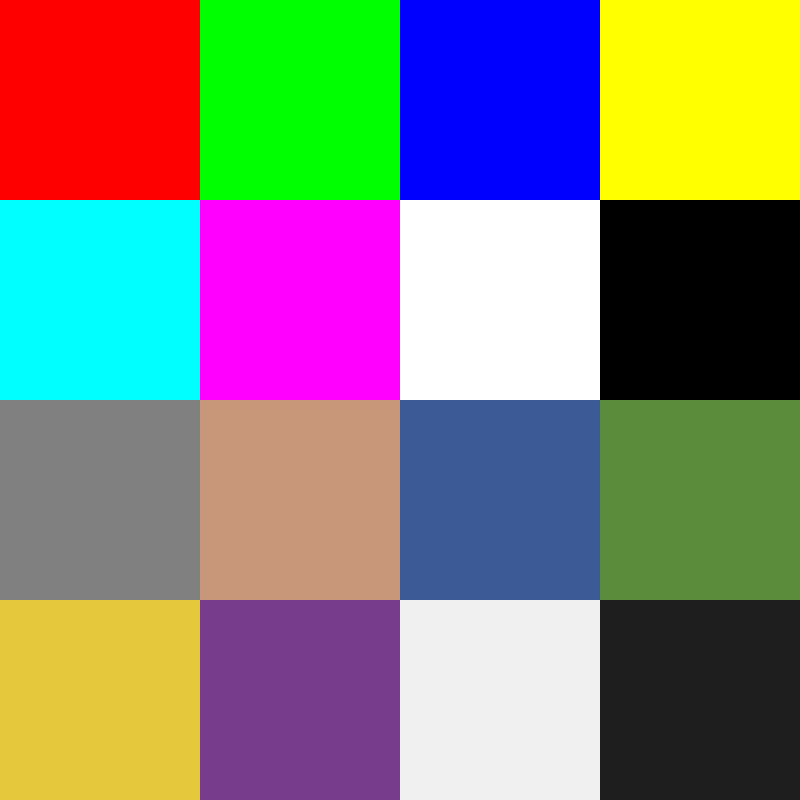
#> input picture tests/fixtures/golden_colab/forras.jpg, 800 x 800 px
$ python bench_spatial_effects_6687.py
#> lines starting #> are read from the running program, lines starting #| are printed output that depends on the picture
### src/picasapy/__init__.py
"""PicasaPy — modern, nyílt Picasa-utód.

**A verzió egyetlen igazságforrása a `pyproject.toml` (#642).** Korábban a
szám itt is le volt írva, és csak a `pyproject.toml`-t emelték kiadáskor — a
kettő 26 kiadásnyira szétcsúszott, a program `v0.6.86`-ot mutatott 0.7.35
helyett. Ez nem kozmetikai hiba: a felhasználó jóhiszeműen a kijelzett
verziót jelenti a hibabejelentésben, és az rossz nyomra viszi a keresést.

A feloldás sorrendje szándékosan a FORRÁSSAL kezd:

1. **`pyproject.toml`**, ha a forrásfából futunk — így a kijelzett szám azt
   azonosítja, ami TÉNYLEG fut, nem azt, amit legutóbb telepítettek;
2. **`_csomag_verzio.txt`** a PyInstaller-csomagban (windowsos telepítő,
   #6348) — ezt a `packaging/windows/picasapy.spec` írja a build idején;
3. **`importlib.metadata`** a telepített csomagnál (wheel, pipx);
4. végső esetben `"0.0.0+ismeretlen"` — jobb egy nyilvánvalóan hamis szám,
   mint egy hihető, de rossz.

A `pyproject.toml` a `release.yml`-ben SZÖVEGESEN olvasódik (`grep`), ezért
ott marad a szó szerinti szám; a `dynamic = ["version"]` irányba fordítás
elrontaná a kiadási munkafolyamatot.
"""

from __future__ import annotations

from pathlib import Path

_ISMERETLEN = "0.0.0+ismeretlen"


def _verzio_a_forrasbol() -> str | None:
    """A `pyproject.toml` verziója, ha a forrásfából futunk.

    A csomag a `src/picasapy/`-ban él, tehát a `pyproject.toml` két szinttel
    feljebb van. Telepített csomagnál ez a fájl nincs meg — ilyenkor None.
    """
    pyproject = Path(__file__).resolve().parents[2] / "pyproject.toml"
    try:
        nyers = pyproject.read_text(encoding="utf-8")
    except OSError:
        return None
    try:
        import tomllib  # stdlib 3.11+ — nincs új függőség
    except ImportError:  # pragma: no cover — a projekt 3.12+-t kér
        return None
    try:
        adat = tomllib.loads(nyers)
    except ValueError:
        return None
    ertek = adat.get("project", {}).get("version")
    return ertek if isinstance(ertek, str) and ertek else None


def _verzio_a_telepitesbol() -> str | None:
    from importlib.metadata import PackageNotFoundError, version

    try:
        return version("picasapy")
    except PackageNotFoundError:
        return None


#: #6348: a PyInstaller-csomag (windowsos telepítő) mellé a build EZT a fájlt
#: teszi, a `pyproject.toml` verziójával. A csomagban se `pyproject.toml`,
#: se telepítési metaadat nincs — e nélkül a program `0.0.0+ismeretlen`-t
#: mutatott, és a kijelzett szám a keresőmezőre lógott.
_CSOMAG_VERZIO_FAJL = "_csomag_verzio.txt"


def _verzio_a_csomagbol() -> str | None:
    try:
        ertek = (Path(__file__).parent / _CSOMAG_VERZIO_FAJL).read_text(encoding="utf-8").strip()
    except OSError:
        return None
    return ertek or None


__version__ = (
    _verzio_a_forrasbol()
    or _verzio_a_csomagbol()
    or _verzio_a_telepitesbol()
    or _ISMERETLEN
)

__all__ = ["__version__"]

### src/picasapy/lazy_cv2.py
"""LUSTA `cv2` — az OpenCV csak az első tényleges használatkor töltődik be.

## Miért

A #1601 mérése szerint az `import picasapy.app.application` **2435 ms**
valódi OpenCV-vel és **876 ms** azonnali cv2-pótlékkal: a levehető
költség ~1,5 másodperc **minden induláskor**, akkor is, ha a felhasználó
egyetlen effektet vagy arckeresést sem használ. Az eredeti Picasa 0–2 s
alatt elindul; a mi 5,2 másodpercünk felét ez az egy tétel adja (#1611).

## Miért nem elég egy helyen javítani

A #1601 kipróbálta a kézenfekvő utat (egyetlen lusta import az
`index/__init__.py`-ban) és **nulla nyereséget** kapott: az indulási
láncban **több mint harminc modul** importálja a cv2-t felső szinten, és
elég EGY, hogy a teljes költség beessen. A megoldás ezért nem egyetlen
hely javítása, hanem **egyetlen minta harminc helyen**:

    import cv2                     ->  from picasapy.lazy_cv2 import cv2

A modul-szintű `cv2.X` hivatkozások ettől nem változnak, csak a betöltés
csúszik az első attribútum-olvasásig.

## Miért nem gyorstárazza az attribútumokat

A kézenfekvő gyorsítás az volna, hogy a megtalált nevet a helyettes a
saját szótárába teszi, és a további hivatkozások oda esnek. **Ezt
szándékosan NEM tesszük**: onnantól a valódi modul foltozása
(`monkeypatch.setattr(cv2, "imencode", …)`) NEM látszana a helyettesen
át, mert a régi, elmentett függvény jönne vissza. A tesztjeink élnek
ezzel, és élesben is csendes, nehezen felderíthető eltérés lenne.

A továbbítás ára egy `__getattr__` + egy `getattr` hívásonként —
nagyságrendekkel kevesebb, mint bármelyik OpenCV-művelet maga.

## ⚠️ Az első betöltés SZÁLA számít (#2370)

A betöltés oda csúszik, ahol az első attribútum-olvasás történik — és ez
lehet egy háttérszál. Mérve: a main `windows 2/4` darabja hat egymást
követő futáson `0xC0000005`-tel omlott össze, mert a `cv2/__init__.py`
`bootstrap()`-ja (Windowson `sys.path`-módosítás + natív DLL-könyvtár)
egy export-munkaszálon futott, miközben a főszál szemetet gyűjtött.

Ezért: aki háttérszálat indít KÉPET DEKÓDOLÓ munkára, a hívó (GUI-)
szálon előbb hívja az `elore_betolt()`-öt. A közös
`worker_thread._start_background`-ba tenni TILOS: az visszahozná a
#1601-ben lemért ~1,5 másodpercet olyan munkákra is (mappapásztázás),
amelyek sosem nyúlnak az OpenCV-hez.

## ⚠️ Amit ez NEM old meg

Ha egy modul BETÖLTÉSKOR meg is HÍVJA a cv2-t (nem csak importálja), ott
a helyettes sem segít — a hívás azonnal behozza az OpenCV-t. Az ilyen
helyeket egyenként kell halasztani (ld. `thumbs/cache.py`
`_ffmpeg_elerheto()`).
"""

from __future__ import annotations

import threading
from typing import Any

__all__ = ["cv2", "betoltve", "elore_betolt"]


class _LustaModul:
    """Attribútum-továbbító helyettes egyetlen modul elé."""

    def __init__(self, nev: str) -> None:
        # NEM `self.x = ...`: a `__setattr__` alapértelmezett, de a nevet
        # aláhúzással tartjuk, hogy soha ne ütközzön egy cv2-attribútummal.
        object.__setattr__(self, "_modul_neve", nev)
        object.__setattr__(self, "_modul", None)
        # #2370: a betöltés ellenőriz-majd-cselekszik volt, zár nélkül. Két
        # háttérszál egyszerre léphetett be és mindkettő futtatta az
        # importot; a `threading.RLock` azért R, mert a `cv2` betöltése
        # a mi kódunkon át visszahívhat (a helyettesre néző modul-szintű
        # hivatkozások miatt), és az önmagára záródás holtpont lenne.
        object.__setattr__(self, "_zar", threading.RLock())

    # [20 lines left out: functions _betolt, __getattr__, not called in this run]

    def __dir__(self):
        return dir(self._betolt())

    # [7 lines left out: function __repr__, not called in this run]


#: A modulok ezt importálják `cv2` néven.
cv2 = _LustaModul("cv2")


# [13 lines left out: functions elore_betolt, betoltve, not called in this run]

### tools/benchmarks/bench_spatial_effects_6687.py
#!/usr/bin/env python3
"""Measure the eight spatial effects from issue #6687 on one fixed image.

Run from any directory, for example:
    python tools/benchmarks/bench_spatial_effects_6687.py --width 2560 --height 1707 --runs 3

The default input is a committed test fixture, resized with Pillow BICUBIC so
the benchmark does not depend on a machine-local photo or network mount.
"""

from __future__ import annotations

import argparse
import json
import os
import platform
import statistics
import subprocess
import sys
import time
from pathlib import Path
from typing import Callable

import numpy as np
from PIL import Image

ROOT = Path(__file__).resolve().parents[2]
DEFAULT_SOURCE = ROOT / "tests/fixtures/golden_colab/forras.jpg"
sys.path.insert(0, str(ROOT / "src"))
_WORKER_READY = "__SPATIAL_BENCH_WORKER_READY__"
_EFFECT_NAMES = (
    "Holga",
    "radblur",
    "LocalContrast",
    "PencilSketch",
    "glow2",
    "Pixelate",
    "grain2",
    "DropShadow",
)


def _effects() -> tuple[tuple[str, Callable[[np.ndarray], np.ndarray]], ...]:
    from picasapy.render import effects, glimmer_artistic, glimmer_creative, glimmer_frames, glimmer_tone
    from picasapy.render.color import apply_grain
    from picasapy.render.native_grain import grain_seed

    return (
        ("Holga", lambda image: glimmer_creative.apply_holga(image, 70.0, 30.0, 0.0)),
        ("radblur", lambda image: effects.apply_radblur(image, 0.5, 0.5, 0.0, 0.0)),
        ("LocalContrast", lambda image: glimmer_tone.apply_local_contrast(image, 15.0, 1.5)),
        ("PencilSketch", lambda image: glimmer_creative.apply_pencil_sketch(image, 2.0, 100.0, 0.0)),
        ("glow2", lambda image: effects.apply_glow(image, 0.65, 3.0)),
        ("Pixelate", lambda image: glimmer_artistic.apply_pixelate(image, 20.0, 0.0, 9)),
        ("grain2", lambda image: apply_grain(image, seed=grain_seed(0))),
        ("DropShadow", lambda image: glimmer_frames.apply_drop_shadow(image)),
    )


def _load_image(path: Path, width: int, height: int) -> np.ndarray:
#> called with width = 2560, height = 1707
    with Image.open(path) as source:
#> source is the input picture: PIL image 800x800 RGB; mean R, G, B 132.2, 128.7, 121.7
        image = source.convert("RGB")
        resized = image.resize((width, height), Image.Resampling.BICUBIC)
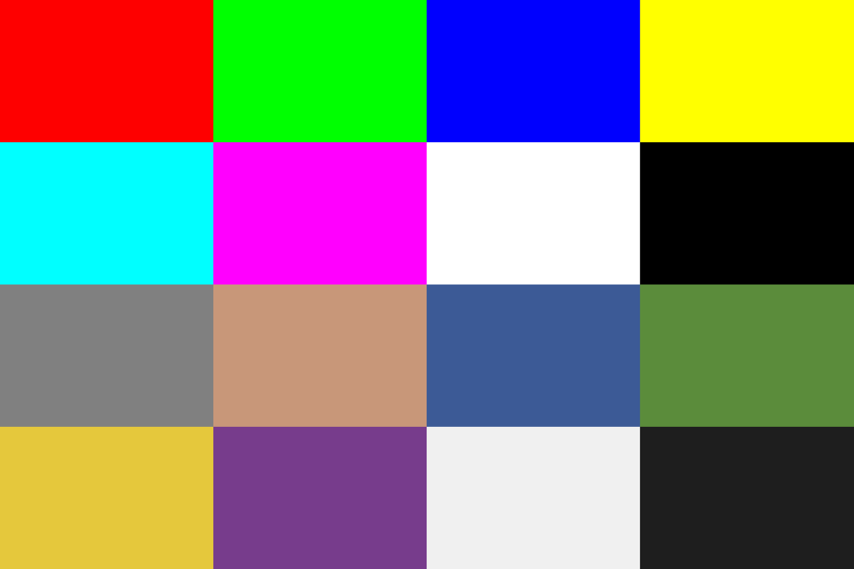
#> resized: PIL image 2560x1707 RGB (shown at 1/3 size); mean R, G, B 132.3, 128.7, 121.7
#| Méret: 2560×1707 RGB uint8; futás: 3; bemelegítés: 0
        return np.asarray(resized, dtype=np.uint8).copy()


def _system_line() -> str:
    try:
        load = ", ".join(f"{value:.2f}" for value in os.getloadavg())
    except (AttributeError, OSError):
        load = "nem érhető el"
    cpu = platform.processor() or platform.machine()
    return f"Gép: {platform.node()} / {cpu}; logikai CPU: {os.cpu_count()}; load 1/5/15: {load}"


def _uptime_line() -> str:
    try:
        result = subprocess.run(["uptime"], capture_output=True, text=True, check=False)
    except OSError:
        return "uptime: nem érhető el"
    return result.stdout.strip() or result.stderr.strip() or "uptime: nem érhető el"


def _measure(
    image: np.ndarray,
    effects: tuple[tuple[str, Callable[[np.ndarray], np.ndarray]], ...],
    runs: int,
    warmups: int,
) -> dict[str, dict[str, object]]:
#> called with runs = 3, warmups = 0
    measured: dict[str, dict[str, object]] = {}
    for name, effect in effects:
        for _ in range(warmups):
            effect(image.copy())
        samples = []
        for _ in range(runs):
            input_image = image.copy()
            started = time.perf_counter()
            effect(input_image)
            samples.append((time.perf_counter() - started) * 1000.0)
        measured[name] = {
            "samples_ms": samples,
            "best_ms": min(samples),
            "median_ms": statistics.median(samples),
        }
#> after the loop, measured = 0 items
    return measured


# [64 lines left out: functions _start_worker, _worker_request, _stop_worker, not called in this run]


def main() -> int:
    parser = argparse.ArgumentParser(description=__doc__)
    parser.add_argument("--source", type=Path, default=DEFAULT_SOURCE, help="RGB-forráskép")
    parser.add_argument("--width", type=int, default=2560, help="kimeneti kép szélessége")
    parser.add_argument("--height", type=int, default=1707, help="kimeneti kép magassága")
    parser.add_argument("--runs", type=int, default=3, help="mért hívások száma effektenként")
    parser.add_argument("--warmups", type=int, default=0, help="nem mért bemelegítő hívások effektenként")
    parser.add_argument("--effect", choices=_EFFECT_NAMES, help="csak ezt az effektet mérje")
    parser.add_argument(
        "--compare-root",
        type=Path,
        help="összehasonlító forrásfa; bemelegítés után mintánként váltja az előtte/utána mérést",
    )
    parser.add_argument("--code-root", type=Path, default=ROOT, help=argparse.SUPPRESS)
    parser.add_argument("--worker", action="store_true", help=argparse.SUPPRESS)
    args = parser.parse_args()
    if args.width < 1 or args.height < 1 or args.runs < 1 or args.warmups < 0:
        parser.error("a width, height és runs pozitív, a warmups nemnegatív legyen")
    args.code_root = args.code_root.resolve()
    sys.path.insert(0, str(args.code_root / "src"))
    source = args.source or (args.code_root / "tests/fixtures/golden_colab/forras.jpg")
    if not source.is_file():
        parser.error(f"a forráskép nem található: {source}")

    if args.compare_root:
        before_root = args.compare_root.resolve()
        if not (before_root / "src/picasapy").is_dir():
            parser.error(f"az összehasonlító kódfa nem található: {before_root}")
        names = (args.effect,) if args.effect else _EFFECT_NAMES
        print(f"Forráskép: {source}; méret: {args.width}×{args.height}; futás: {args.runs}; bemelegítés: {args.warmups}")
        print(_system_line())
        print("\n| Effekt | Előtte medián (ms) | Utána medián (ms) | Gyorsulás |")
        print("|---|---:|---:|---:|")
        for name in names:
            before_source = args.source or before_root / "tests/fixtures/golden_colab/forras.jpg"
            before_source = before_source.resolve()
            if not before_source.is_file():
                parser.error(f"az összehasonlító forráskép nem található: {before_source}")
            before_worker = _start_worker(
                before_root, before_source, name, args.width, args.height
            )
            after_worker = _start_worker(
                args.code_root, source.resolve(), name, args.width, args.height
            )
            try:
                for _ in range(args.warmups):
                    _worker_request(before_worker, "warmup")
                    _worker_request(after_worker, "warmup")
                before_samples = []
                after_samples = []
                print(f"# {name} — bemelegítés után; {_uptime_line()}")
                for run in range(args.runs):
                    print(f"# {name} — minta {run + 1}/{args.runs}; {_uptime_line()}")
                    if run % 2 == 0:
                        before_samples.append(float(_worker_request(before_worker, "run")["elapsed_ms"]))
                        after_samples.append(float(_worker_request(after_worker, "run")["elapsed_ms"]))
                    else:
                        after_samples.append(float(_worker_request(after_worker, "run")["elapsed_ms"]))
                        before_samples.append(float(_worker_request(before_worker, "run")["elapsed_ms"]))
                before_median = statistics.median(before_samples)
                after_median = statistics.median(after_samples)
                ratio = before_median / after_median
                print(
                    f"| {name} | {before_median:.1f} | {after_median:.1f} | {ratio:.2f}× |"
                )
            finally:
                _stop_worker(before_worker)
                _stop_worker(after_worker)
        return 0

    image = _load_image(source, args.width, args.height)
    effects = tuple(effect for effect in _effects() if args.effect is None or effect[0] == args.effect)
    if args.worker:
        if len(effects) != 1:
            parser.error("a mérőfolyamat pontosan egy effektet vár")
        effect = effects[0][1]
        print(_WORKER_READY, flush=True)
        for request in sys.stdin:
            operation = request.strip()
            if operation == "quit":
                break
            try:
                if operation == "warmup":
                    effect(image.copy())
                    response = {"warmed": True}
                elif operation == "run":
                    input_image = image.copy()
                    started = time.perf_counter()
                    effect(input_image)
                    response = {"elapsed_ms": (time.perf_counter() - started) * 1000.0}
                else:
                    raise ValueError(f"ismeretlen mérőparancs: {operation}")
            except Exception as exc:  # a szülőfolyamatban jelenik meg a részletes hiba
                response = {"error": f"{type(exc).__name__}: {exc}"}
            print(json.dumps(response, separators=(",", ":")), flush=True)
        return 0

    print(f"Méret: {image.shape[1]}×{image.shape[0]} RGB uint8; futás: {args.runs}; bemelegítés: {args.warmups}")
    print(_system_line())
    print(_uptime_line())
    measured = _measure(image, effects, args.runs, args.warmups)
    print("\n| Effekt | Futások (ms) | Legjobb (ms) | Medián (ms) |")
    print("|---|---:|---:|---:|")
    for name, result in measured.items():
        samples = ", ".join(f"{sample:.1f}" for sample in result["samples_ms"])
        print(f"| {name} | {samples} | {result['best_ms']:.1f} | {result['median_ms']:.1f} |")
    return 0


if __name__ == "__main__":
#> (the run stopped early here; a loop or call above may not have finished)
